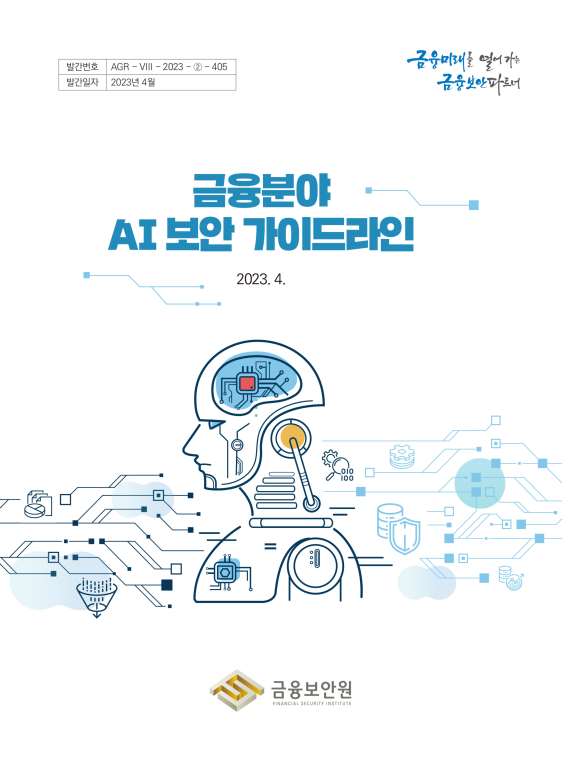
#> input picture data/vision_extraction_benchmark/full_extraction_20250814_052410/page_001/original.png, 1123 x 1536 px (shown at 1/2 size); its folder holds only this picture in this run
$ python -i image_extractor.py   (imports and definitions only)
#> lines starting #> are read from the running program, lines starting #| are printed output that depends on the picture
"""
PDF Image Extractor

PDF 문서에서 이미지를 추출하고 전처리하는 모듈
"""

import os
import logging
from typing import List, Dict, Any, Optional, Tuple, Union
from pathlib import Path
import fitz  # PyMuPDF
from PIL import Image, ImageEnhance, ImageFilter
import numpy as np
from io import BytesIO
import json

logger = logging.getLogger(__name__)


class PDFImageExtractor:
    """PDF에서 이미지를 추출하는 클래스"""

    # [321 lines left out: functions __init__, extract_from_file, _extract_embedded_images, _extract_rendered_images, _enhance_image, _extract_context and 2 more, not called in this run]


class ImagePreprocessor:
    """이미지 전처리 클래스"""

    def __init__(self, config: Optional[Dict[str, Any]] = None):
        """
        Args:
            config: 전처리 설정
                - target_size: 타겟 이미지 크기 (width, height) 또는 None
                - maintain_aspect: 종횡비 유지 여부 (default: True)
                - background_color: 배경색 (default: "white")
                - quality_threshold: 품질 임계값 (default: 0.8)
        """
        self.config = config or {}
        self.target_size = self.config.get("target_size", None)
        self.maintain_aspect = self.config.get("maintain_aspect", True)
        self.background_color = self.config.get("background_color", "white")
        self.quality_threshold = self.config.get("quality_threshold", 0.8)

    def preprocess(self, image: Image.Image) -> Image.Image:
        """이미지 전처리"""
        try:
            # 복사본 생성
            processed = image.copy()

            # RGB 변환 (필요시)
            if processed.mode != 'RGB':
                processed = processed.convert('RGB')

            # 크기 조정
            if self.target_size:
                processed = self._resize_image(processed)

            # 품질 평가 및 개선
            if self._assess_quality(processed) < self.quality_threshold:
                processed = self._improve_quality(processed)

            return processed

        except Exception as e:
            logger.warning(f"이미지 전처리 실패: {str(e)}")
            return image

    # [112 lines left out: functions _resize_image, _assess_quality, _improve_quality, extract_images_from_directory, not called in this run]


# [15 lines not run here, left out]

>>> import cv2
>>> picture = cv2.imread('../../data/vision_extraction_benchmark/full_extraction_20250814_052410/page_001/original.png', cv2.IMREAD_GRAYSCALE)
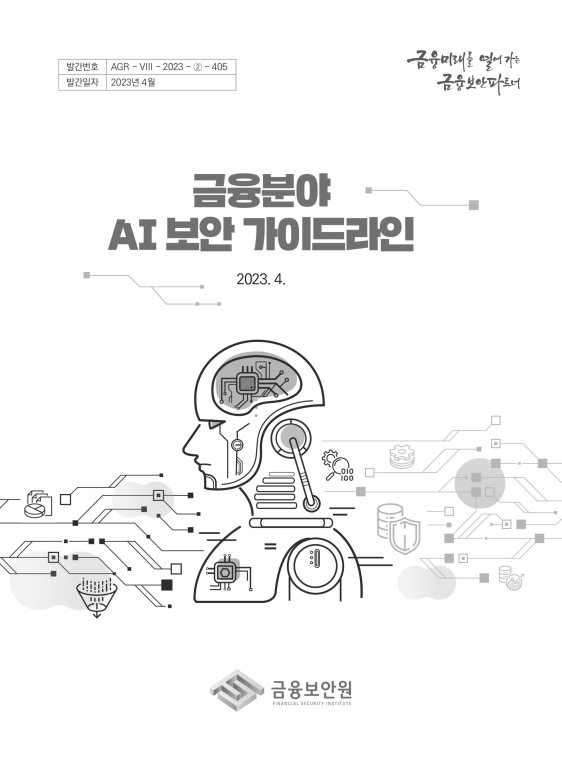
#> picture: shape (1536, 1123) (shown at 1/2 size); min 26, max 255, mean 244.7
>>> result = ImagePreprocessor().preprocess(picture)
